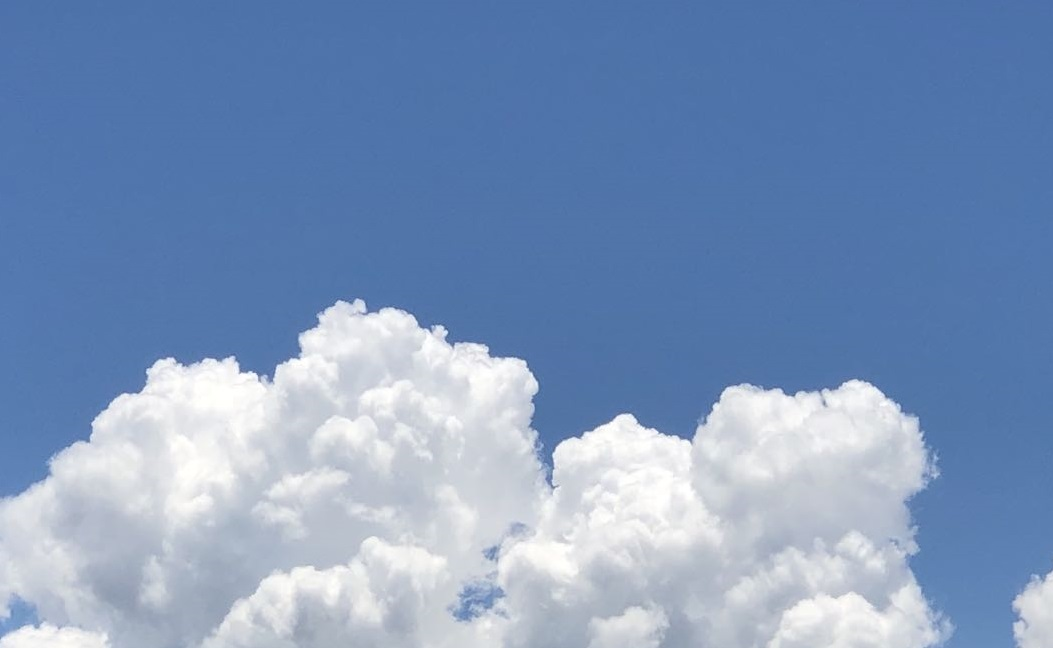
#> input picture learning_ml&dl/TheMostImportance/B_数据预处理/图像处理_skimage/B_图像滤波处理/Example_Image/4.jpg, 1053 x 648 px
$ python 'B_图像边缘检测.py'
#> lines starting #> are read from the running program, lines starting #| are printed output that depends on the picture; after the words box and inside, x2 and y2 are one past the last pixel; in counts of white or black regions, pixels touching at a corner belong together
'''
************ 图像滤波简介 ************
图像预处理之图像滤波：指通过卷积方法运用特定手段消除图像中混入的噪音，为图像识别抽取出图像特征。————两个作用分别依赖于平滑滤波和边缘检测

************ 边缘检测 ———— 图像识别抽取出图像特征 ************
边缘检测实现方法1：使用Roberts算子进行卷积
边缘检测实现方法2：使用Prewitt算子进行卷积（包括水平、垂直、对角线三种）
边缘检测实现方法3：使用Sobel算子进行卷积（包括水平、垂直、对角线三种）
边缘检测实现方法4：使用Canny算子 ---- 具体操作如下：
                                      用高斯滤波平滑图像
                                      用sobel等梯度算子计算梯度幅值和方向
                                      对梯度幅值进行非极大值抑制
                                      用双阈值算法检测和连接边缘

************ 边缘检测 ———— 不同算子效果比较 ************
Roberts     擅长低噪音和梯度较大的图像，但是边缘提取比较粗，定位不是很准
Prewitt     对于灰度渐变和噪音较多的图像处理较好
Sobel       对于灰度渐变和噪音较多的图像处理较好
Laplcian    对于阶跃性边缘点比较好，但是对噪音敏感，容易产生不连续的检测边缘
Log         善于判断边缘在图像明区还是暗区，对噪音比较敏感
Canny       抗噪音好对于弱边缘检测较好 ———— 好，第一选择

************ 边缘检测代码实现 ************
from skimage import filters
from skimage import feature
filters.roberts(img_gray)       Roberts算子进行边缘检测
filters.prewitt_h(img_gray)     Prewitt水平算子进行边缘检测
filters.prewitt_v(img_gray)     Prewitt垂直算子进行边缘检测
filters.prewitt(img_gray)       Prewitt算子进行边缘检测
filters.sobel_h(img_gray)       Sobel水平算子进行边缘检测
filters.sobel_v(img_gray)       Sobel垂直算子进行边缘检测
filters.sobel(img_gray)         Sobel算子进行边缘检测
feature.canny(img_gray,sigma)   Canny算子进行边缘检测

'''

#边缘检测滤波

import skimage.io as io
import skimage.filters as filters
import skimage.feature as feature
from skimage.color import rgb2gray
import matplotlib.pyplot as plt

# 导入图像
image = io.imread("./Example_Image/4.jpg")
#> image is the input picture: shape (648, 1053, 3); mean R, G, B 125.7, 150.7, 187.9
# 将图像转化成灰度图
img_gray= rgb2gray(image)
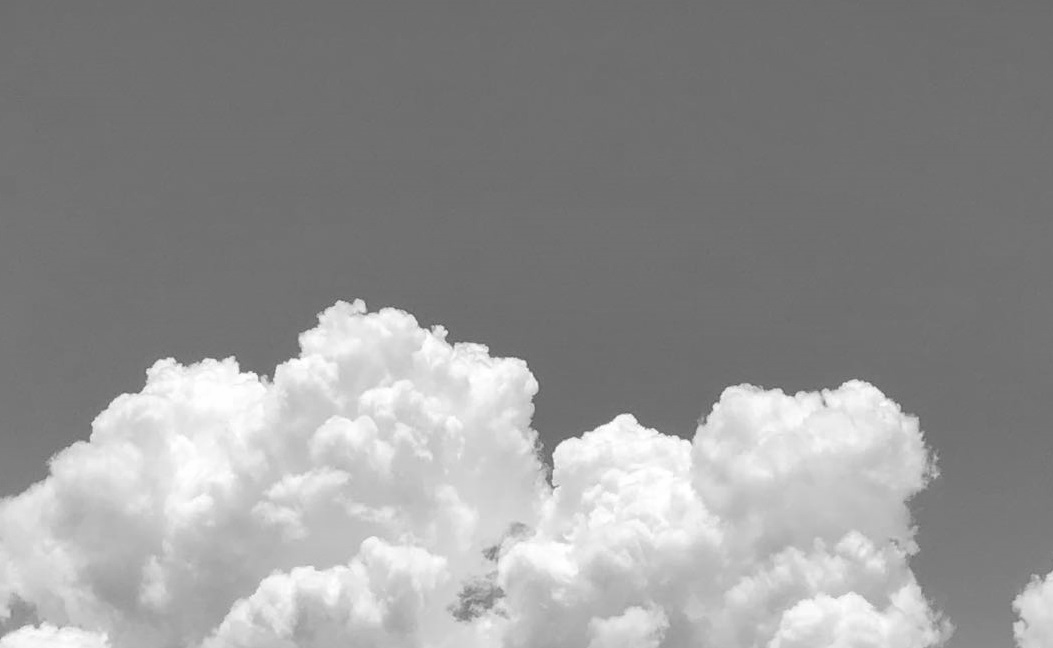
#> img_gray: shape (648, 1053) float64; min 0.353, max 1, mean 0.581

'''******** robert 算子 ********'''
# 使用robert算子进行滤波
img_e=filters.roberts(img_gray)
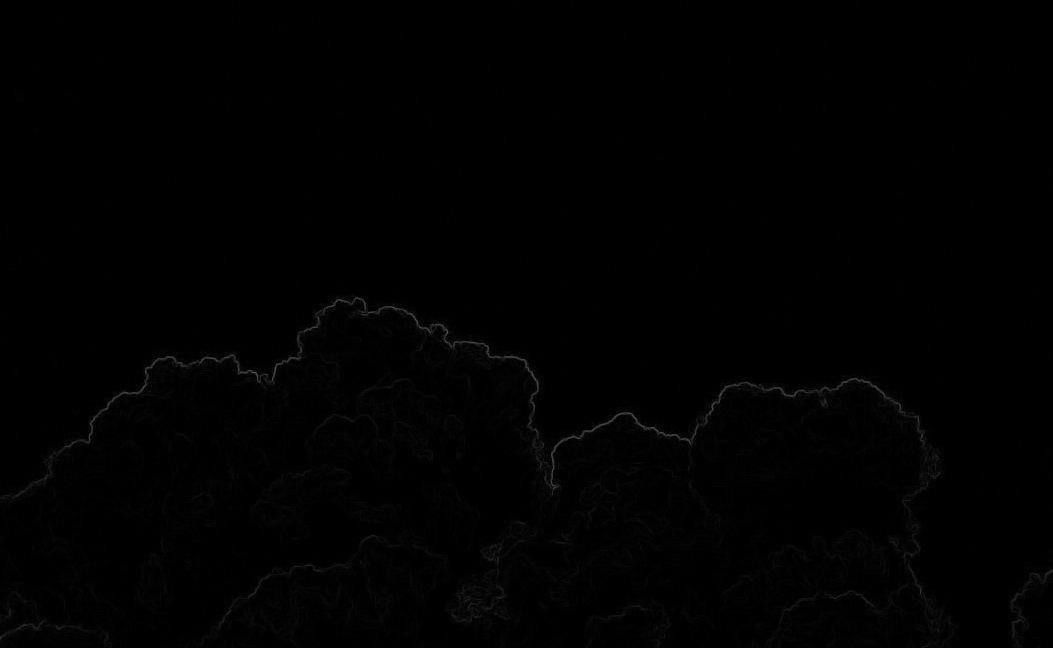
#> img_e: shape (648, 1053) float64; min 0, max 0.365, mean 0.00553
plt.imshow(img_e);plt.show()

'''******** prewitt 算子 ********'''
# 使用 prewitt 算子进行滤波
img_e=filters.prewitt(img_gray)
# 使用 prewitt 算子中独立的水平算子进行滤波
img_e1=filters.prewitt_h(img_gray)
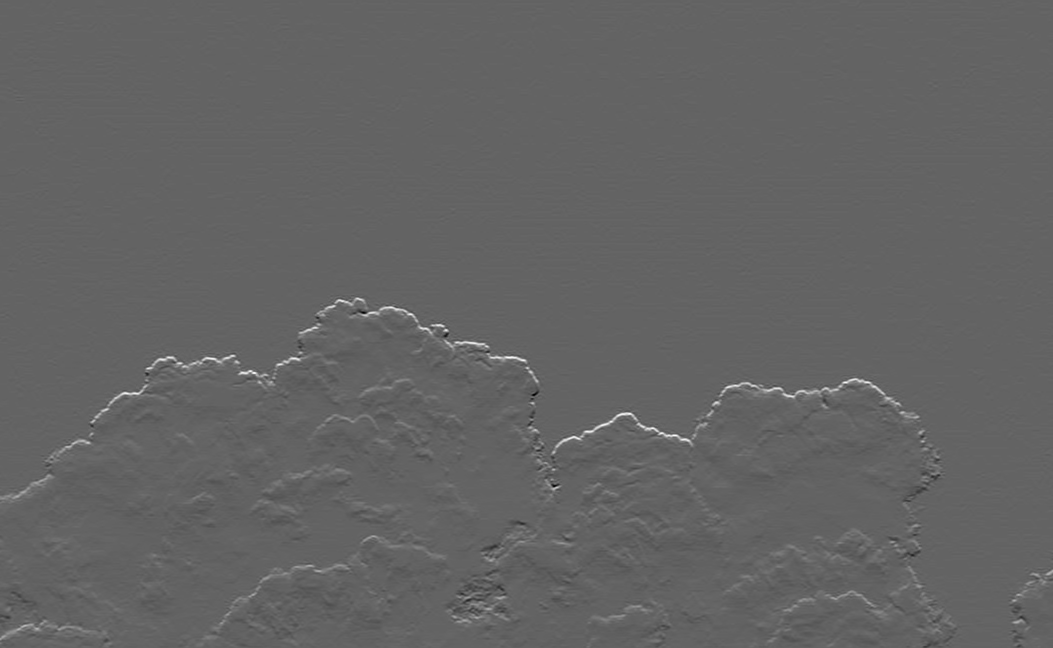
#> img_e1: shape (648, 1053) float64; min -0.298, max 0.465, mean 0.000992; drawn with min black and max white
# 使用 prewitt 算子中独立的垂直算子进行滤波
img_e2=filters.prewitt_v(img_gray)
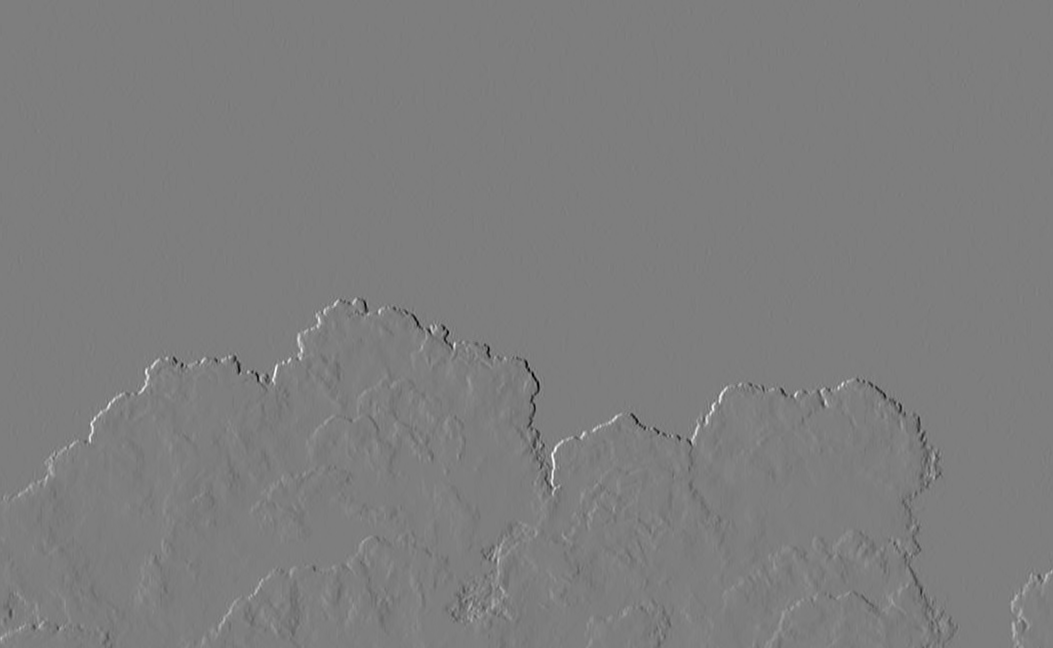
#> img_e2: shape (648, 1053) float64; min -0.443, max 0.453, mean -6.72e-05; drawn with min black and max white
#检测结果展示
plt.figure("prewitt",figsize=(15,5),dpi=300)
plt.subplot(131);plt.imshow(img_e,plt.cm.gray) ;plt.title('prewitt')
plt.subplot(132);plt.imshow(img_e1,plt.cm.gray);plt.title('prewitt horizontal')
plt.subplot(133);plt.imshow(img_e2,plt.cm.gray);plt.title('prewitt vertical')
plt.show()


'''******** sobel 算子 ********'''
# 使用 sobel 算子
img_e=filters.sobel(img_gray)
# 使用 sobel 水平算子
img_e1=filters.sobel_h(img_gray)
# 使用 sobel 垂直算子
img_e2=filters.sobel_v(img_gray)
#结果展示
plt.figure("sobel",figsize=(15,5),dpi=300)
plt.subplot(131);plt.imshow(img_e); plt.title('sobel')
plt.subplot(132);plt.imshow(img_e1);plt.title('sobel horizontal')
plt.subplot(133);plt.imshow(img_e2);plt.title('sobel vertical')
plt.show()

'''******** canny 算子 ********'''
#使用canny算子进行检测
img_e=feature.canny(img_gray,sigma=2)
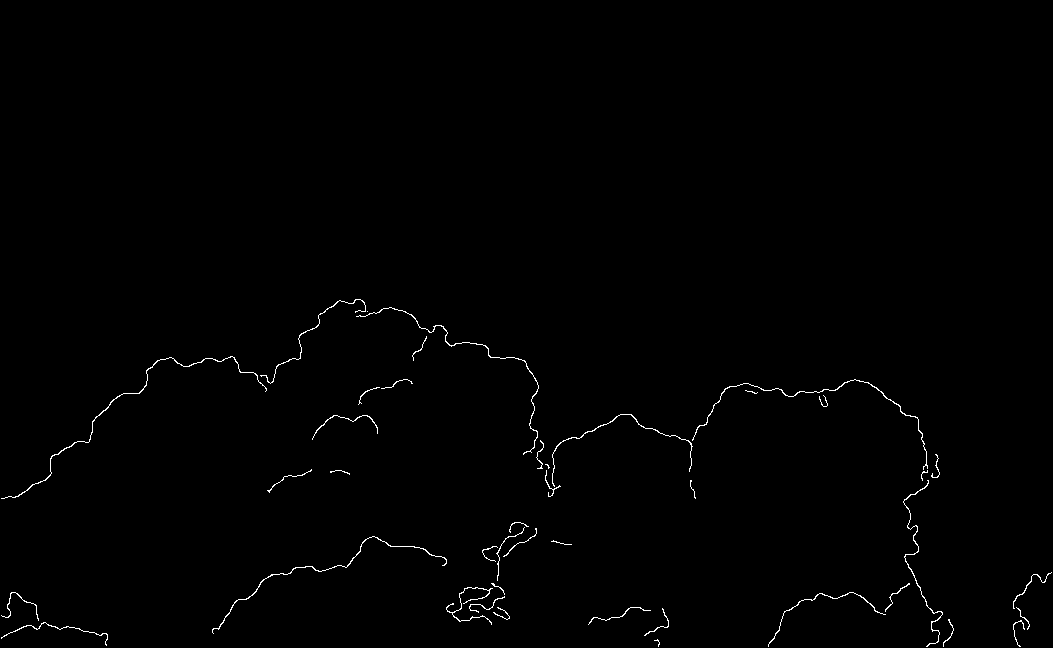
#> img_e: shape (648, 1053) bool; 0.62% white in thin lines or dots, all inside (x1, y1, x2, y2) = (1, 299, 1052, 647)
plt.imshow(img_e);plt.show()

$ run again, with learning_ml&dl/TheMostImportance/B_数据预处理/图像处理_skimage/B_图像滤波处理/Example_Image/3.jpg copied over learning_ml&dl/TheMostImportance/B_数据预处理/图像处理_skimage/B_图像滤波处理/Example_Image/4.jpg
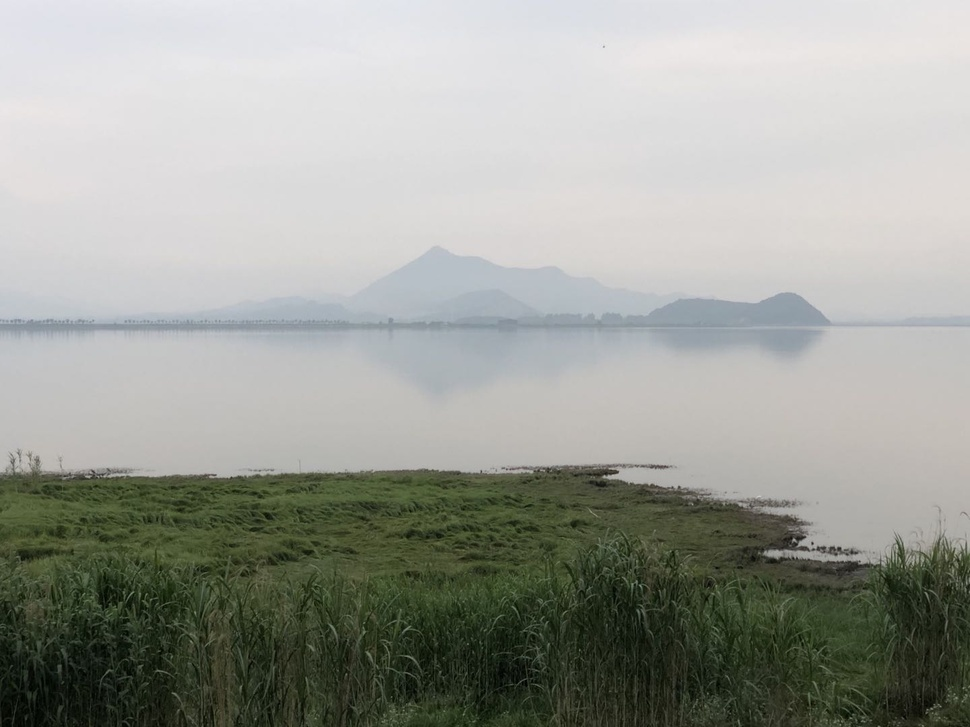
#> input picture learning_ml&dl/TheMostImportance/B_数据预处理/图像处理_skimage/B_图像滤波处理/Example_Image/3.jpg, 970 x 727 px, shrunk from 1440 x 1080 before the run
#> image is the input picture: shape (727, 970, 3); mean R, G, B 156.2, 158.7, 151.6
#> `img_e2=filters.prewitt_v(img_gray)`:
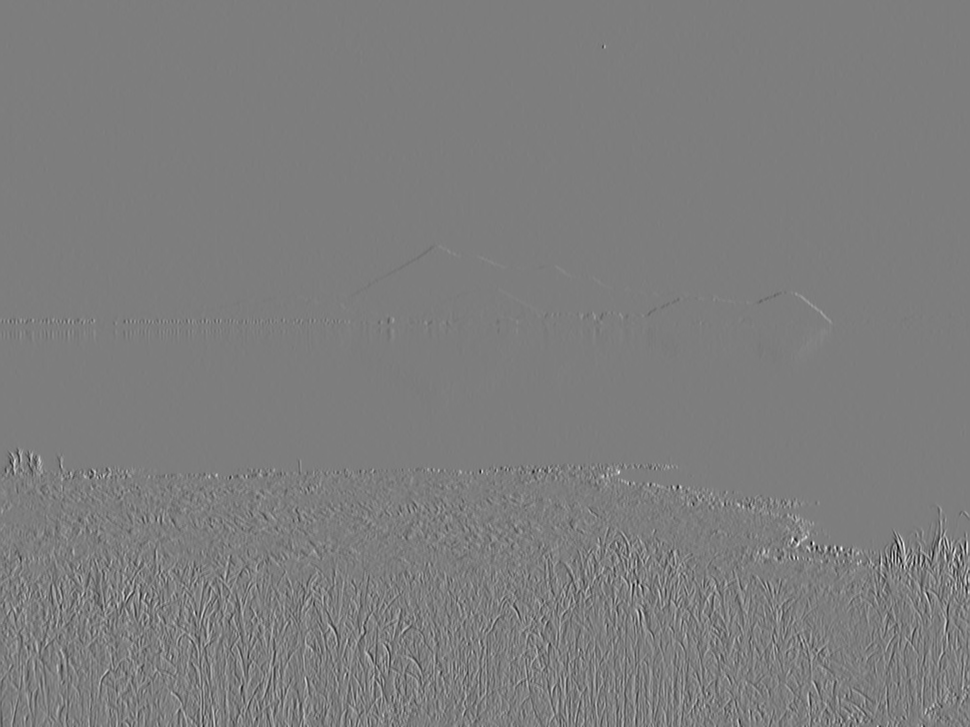
#> img_e2: shape (727, 970) float64; min -0.422, max 0.434, mean 0.000119; drawn with min black and max white
#> `img_e=feature.canny(img_gray,sigma=2)`:
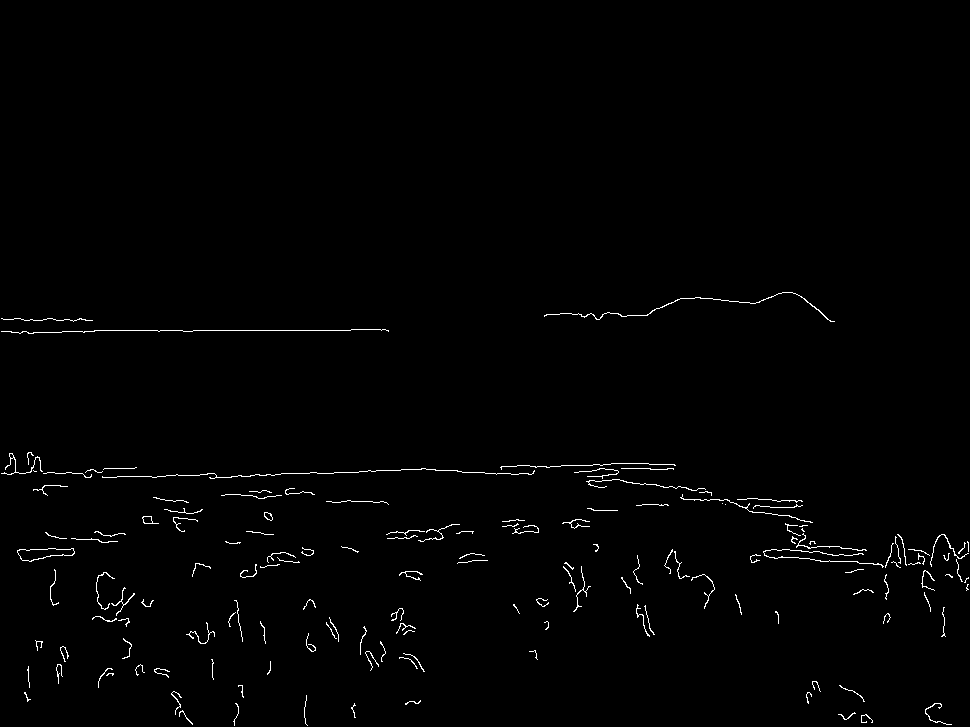
#> img_e: shape (727, 970) bool; 1% white in thin lines or dots, all inside (x1, y1, x2, y2) = (1, 292, 969, 726)
